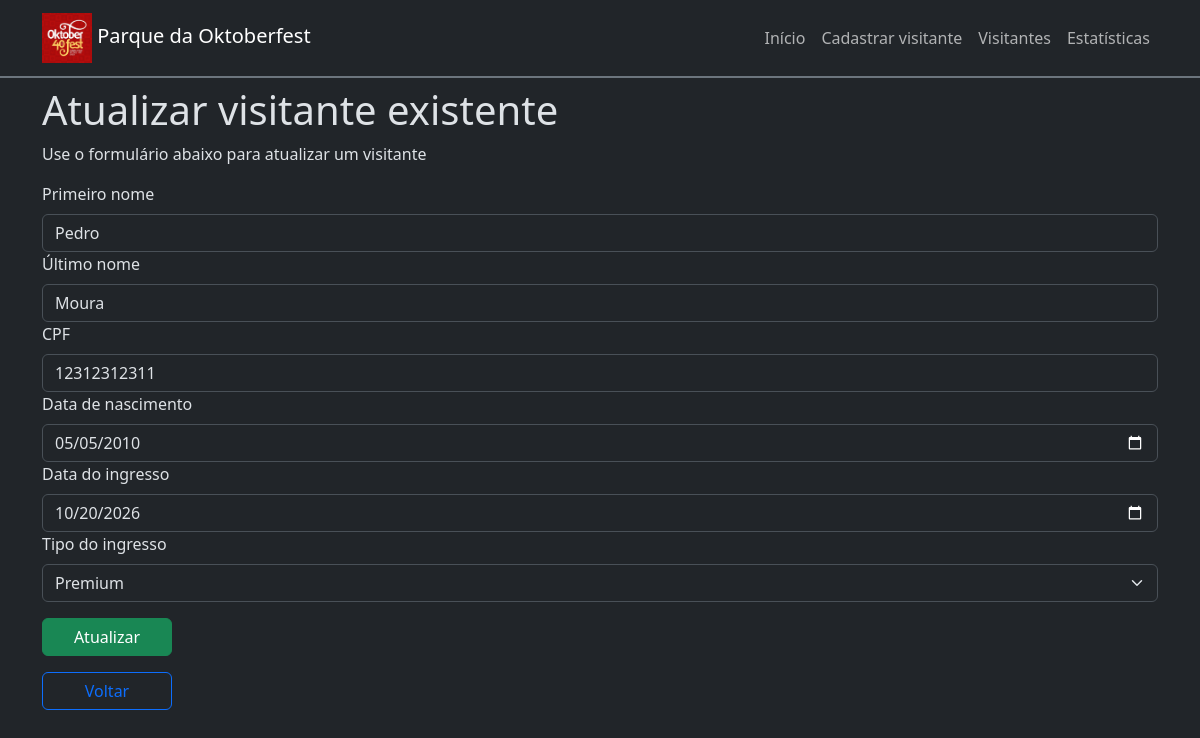
The page /visitors/update/1/ on the database as committed earlier.
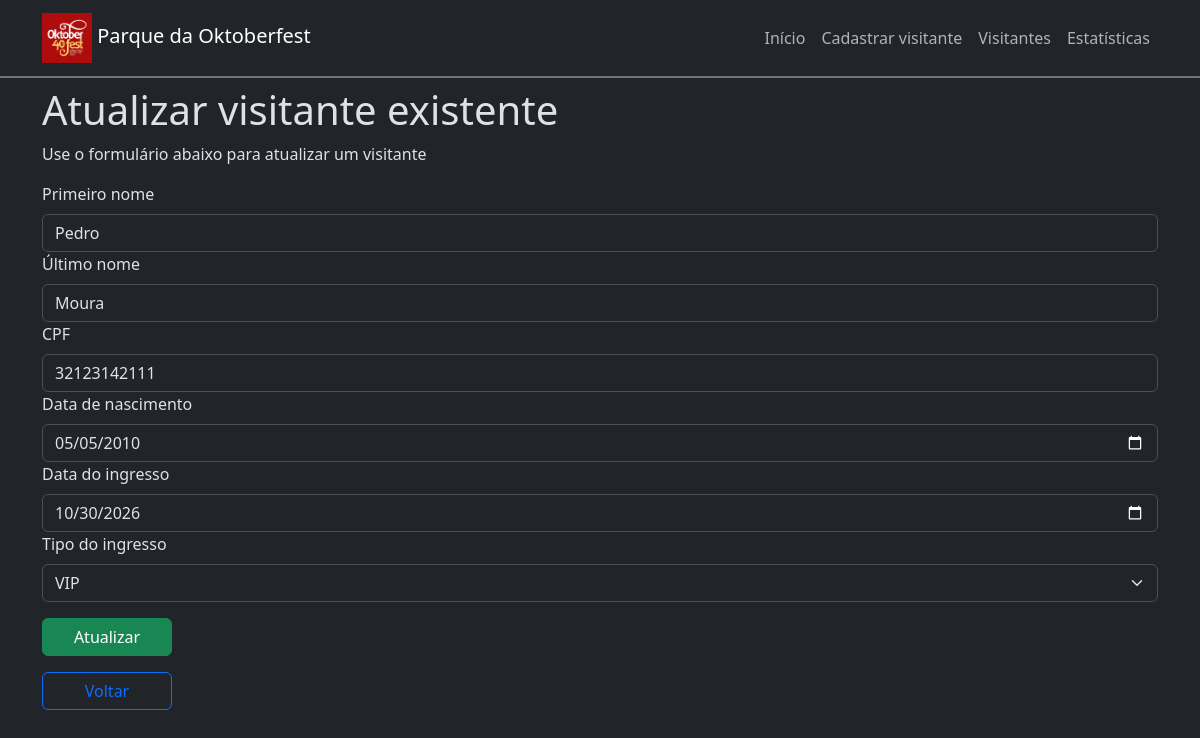
The same page on the database as committed later.
### app/models.py (models this page shows, shortened)
class Visitor(models.Model):
    class TicketType(models.IntegerChoices):
        NORMAL = 1, 'Normal'
        VIP = 2, 'VIP'
        PREMIUM = 3, 'Premium'
    first_name = models.CharField(max_length=100)
    last_name = models.CharField(max_length=100)
    cpf = models.CharField(max_length=11)
    birth_date = models.DateField()
    ticket_date = models.DateField()
    ticket_type = models.IntegerField(choices=TicketType.choices)
    ticket_number = models.CharField(255)

### app/views.py (the view, shortened to what this page needs)
# urls.py: path('visitors/update/<int:id>/', views.update_visitor, name='update_visitor'),
def update_visitor(request, id):
    visitor = Visitor.objects.get(pk=id)
    response = {
        'visitor': visitor
    }
    return render(request, 'update-visitor.html', response)

### app/templates/update-visitor.html (shortened to what this page needs)
{% extends 'base.html' %}
{% block content %}
<div>
    <h1>Atualizar visitante existente</h1>
    <p>Use o formulário abaixo para atualizar um visitante</p>
    <form action="./" method="post">
        <label for="first_name" class="form-label">Primeiro nome</label>
        <input type="text" class="form-control" id="first_name" name="first_name" value="{{ visitor.first_name }}">
        <label for="last_name" class="form-label">Último nome</label>
        <input type="text" class="form-control" id="last_name" name="last_name" value="{{ visitor.last_name }}">
        <label for="cpf" class="form-label">CPF</label>
        <input type="text" class="form-control" id="cpf" name="cpf" value="{{ visitor.cpf }}">
        <label for="birth_date" class="form-label">Data de nascimento</label>
        <input type="date" class="form-control" id="birth_date" name="birth_date"
            value="{{ visitor.birth_date|date:'Y-m-d' }}">
        <label for="ticket_date" class="form-label">Data do ingresso</label>
        <input type="date" class="form-control" id="ticket_date" name="ticket_date"
            value="{{ visitor.ticket_date|date:'Y-m-d' }}">
        <label for="ticket_type" class="form-label">Tipo do ingresso</label>
        <select name="ticket_type" id="ticket_type" class="form-select">
            <option value="2" {% if visitor.ticket_type == 2 %} selected {% endif %}>VIP</option>
            <option value="3" {% if visitor.ticket_type == 3 %} selected {% endif %}>Premium</option>
        </select>
        <input type="submit" value="Atualizar" class="btn btn-success mt-3 btn-custom">
    </form>
    <a href="../../" class="btn btn-outline-primary mt-3 btn-custom">Voltar</a>
</div>
{% endblock %}

Rows that differ between the two databases and show on the page:
changed Visitor "Pedro": cpf "12312312311" → "32123142111"; ticket_date "10/20/2026" → "10/30/2026"; ticket_type "Premium" → "VIP"
